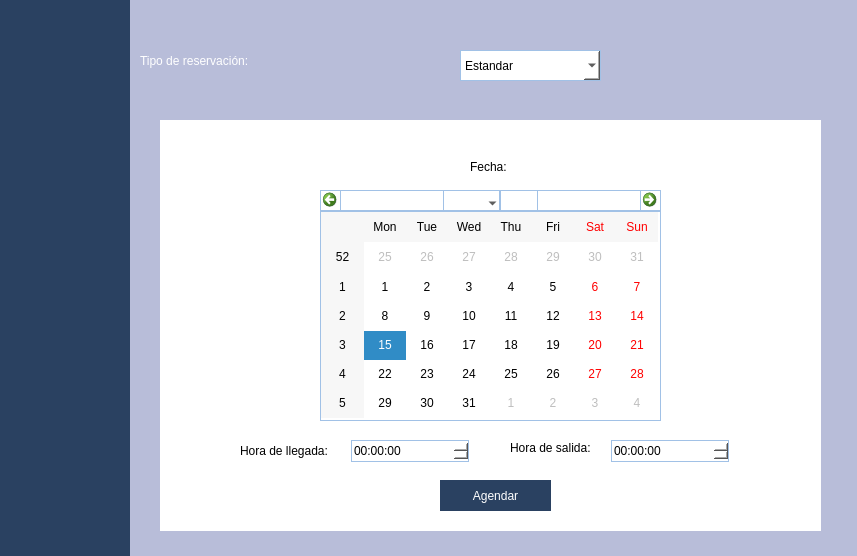
<?xml version="1.0" encoding="UTF-8"?>
<ui version="4.0">
 <class>Cliente</class>
 <widget class="QDialog" name="Cliente">
  <property name="geometry">
   <rect>
    <x>0</x>
    <y>0</y>
    <width>857</width>
    <height>556</height>
   </rect>
  </property>
  <property name="windowTitle">
   <string>Dialog</string>
  </property>
  <property name="styleSheet">
   <string notr="true">QDialog{
	background-color: #2A4161;
}</string>
  </property>
  <widget class="QPushButton" name="pushButton">
   <property name="geometry">
    <rect>
     <x>20</x>
     <y>30</y>
     <width>91</width>
     <height>81</height>
    </rect>
   </property>
   <property name="styleSheet">
    <string notr="true">QPushButton{
	background-color: rgba(0,0,0,0);
	border: none;
	image: url(:/img/img/calendar.png);
}

QPushButton:Hover{
	background-color: rgba(0,0,0,0);
	border: none;
	image: url(:/img/img/calendar_hover.png);
}</string>
   </property>
   <property name="text">
    <string/>
   </property>
   <property name="iconSize">
    <size>
     <width>150</width>
     <height>150</height>
    </size>
   </property>
  </widget>
  <widget class="QPushButton" name="pushButton_2">
   <property name="geometry">
    <rect>
     <x>20</x>
     <y>160</y>
     <width>91</width>
     <height>81</height>
    </rect>
   </property>
   <property name="styleSheet">
    <string notr="true">QPushButton{
	background-color: rgba(0,0,0,0);
	border: none;
	image: url(:/img/img/modificar.png);
}

QPushButton:Hover{
	background-color: rgba(0,0,0,0);
	border: none;
	image: url(:/img/img/modificar_hover.png);
}</string>
   </property>
   <property name="text">
    <string/>
   </property>
  </widget>
  <widget class="QPushButton" name="pushButton_3">
   <property name="geometry">
    <rect>
     <x>20</x>
     <y>284</y>
     <width>91</width>
     <height>81</height>
    </rect>
   </property>
   <property name="styleSheet">
    <string notr="true">QPushButton{
	background-color: rgba(0,0,0,0);
	border: none;
	image: url(:/img/img/estadoCuenta.png);
}

QPushButton:Hover{
	background-color: rgba(0,0,0,0);
	border: none;
	image: url(:/img/img/estadoCuenta_Hover.png);
}</string>
   </property>
   <property name="text">
    <string/>
   </property>
  </widget>
  <widget class="QStackedWidget" name="stackedWidget">
   <property name="geometry">
    <rect>
     <x>130</x>
     <y>0</y>
     <width>731</width>
     <height>561</height>
    </rect>
   </property>
   <property name="styleSheet">
    <string notr="true">background-color: #B8BDD9;</string>
   </property>
   <property name="currentIndex">
    <number>0</number>
   </property>
   <widget class="QWidget" name="page">
    <widget class="QLabel" name="label">
     <property name="geometry">
      <rect>
       <x>10</x>
       <y>40</y>
       <width>331</width>
       <height>41</height>
      </rect>
     </property>
     <property name="styleSheet">
      <string notr="true">background-color: rgba(0,0,0,0);
font: 75 30pt &quot;Corbel&quot;;
color: white;</string>
     </property>
     <property name="text">
      <string>Tipo de reservación:</string>
     </property>
    </widget>
    <widget class="QComboBox" name="comboBox">
     <property name="geometry">
      <rect>
       <x>330</x>
       <y>50</y>
       <width>141</width>
       <height>31</height>
      </rect>
     </property>
     <property name="styleSheet">
      <string notr="true">background-color: white;
border: 1px solid #A1C1E6;
font: 10pt &quot;Corbel&quot;;</string>
     </property>
     <item>
      <property name="text">
       <string>Estandar</string>
      </property>
     </item>
     <item>
      <property name="text">
       <string>Mensual</string>
      </property>
     </item>
    </widget>
    <widget class="QStackedWidget" name="stackedWidget_2">
     <property name="geometry">
      <rect>
       <x>0</x>
       <y>100</y>
       <width>721</width>
       <height>431</height>
      </rect>
     </property>
     <property name="currentIndex">
      <number>0</number>
     </property>
     <widget class="QWidget" name="Estandar">
      <widget class="QWidget" name="widget" native="true">
       <property name="geometry">
        <rect>
         <x>30</x>
         <y>20</y>
         <width>661</width>
         <height>421</height>
        </rect>
       </property>
       <property name="styleSheet">
        <string notr="true">QWidget{
	background-color: white;
}

QLabel{
	font: 12pt &quot;Corbel&quot;;
	color: black,
}

QLineEdit{
	border: 1px solid #A1C1E6;
}

QTimeEdit{
	border: 1px solid #A1C1E6;
	font: 10pt &quot;Corbel&quot;;
}

QCalendarWidget{
	border: 1px solid #A1C1E6;
}</string>
       </property>
       <widget class="QLabel" name="label_2">
        <property name="geometry">
         <rect>
          <x>80</x>
          <y>320</y>
          <width>121</width>
          <height>21</height>
         </rect>
        </property>
        <property name="text">
         <string>Hora de llegada:</string>
        </property>
       </widget>
       <widget class="QTimeEdit" name="timeEdit">
        <property name="geometry">
         <rect>
          <x>191</x>
          <y>320</y>
          <width>118</width>
          <height>22</height>
         </rect>
        </property>
       </widget>
       <widget class="QLabel" name="label_3">
        <property name="geometry">
         <rect>
          <x>350</x>
          <y>320</y>
          <width>101</width>
          <height>16</height>
         </rect>
        </property>
        <property name="text">
         <string>Hora de salida:</string>
        </property>
       </widget>
       <widget class="QTimeEdit" name="timeEdit_2">
        <property name="geometry">
         <rect>
          <x>451</x>
          <y>320</y>
          <width>118</width>
          <height>22</height>
         </rect>
        </property>
       </widget>
       <widget class="QCalendarWidget" name="calendarWidget">
        <property name="geometry">
         <rect>
          <x>160</x>
          <y>70</y>
          <width>341</width>
          <height>231</height>
         </rect>
        </property>
        <property name="styleSheet">
         <string notr="true">border: 1px solid #A1C1E6;</string>
        </property>
       </widget>
       <widget class="QLabel" name="label_4">
        <property name="geometry">
         <rect>
          <x>310</x>
          <y>40</y>
          <width>47</width>
          <height>13</height>
         </rect>
        </property>
        <property name="text">
         <string>Fecha:</string>
        </property>
       </widget>
       <widget class="QPushButton" name="pushButton_5">
        <property name="geometry">
         <rect>
          <x>280</x>
          <y>360</y>
          <width>111</width>
          <height>31</height>
         </rect>
        </property>
        <property name="styleSheet">
         <string notr="true">QPushButton{
	background-color: #2A4161;
	color: white;
	font: 10pt &quot;Corbel&quot;;
	border: none;
}

QPushButton:Hover{
	background-color: #C2C9F2;
}</string>
        </property>
        <property name="text">
         <string>Agendar</string>
        </property>
       </widget>
      </widget>
     </widget>
     <widget class="QWidget" name="Mensual">
      <widget class="QWidget" name="widget_2" native="true">
       <property name="geometry">
        <rect>
         <x>30</x>
         <y>20</y>
         <width>661</width>
         <height>421</height>
        </rect>
       </property>
       <property name="styleSheet">
        <string notr="true">QWidget{
	background-color: white;
}

QLabel{
	font: 12pt &quot;Corbel&quot;;
	color: black,
}

QLineEdit{
	border: 1px solid #A1C1E6;
}

QTimeEdit{
	border: 1px solid #A1C1E6;
	font: 10pt &quot;Corbel&quot;;
}

QCalendarWidget{
	border: 1px solid #A1C1E6;
}</string>
       </property>
       <widget class="QCalendarWidget" name="calendarWidget_2">
        <property name="geometry">
         <rect>
          <x>40</x>
          <y>120</y>
          <width>271</width>
          <height>191</height>
         </rect>
        </property>
        <property name="styleSheet">
         <string notr="true">border: 1px solid #A1C1E6;</string>
        </property>
       </widget>
       <widget class="QLabel" name="label_7">
        <property name="geometry">
         <rect>
          <x>150</x>
          <y>90</y>
          <width>47</width>
          <height>13</height>
         </rect>
        </property>
        <property name="text">
         <string>Inicia</string>
        </property>
       </widget>
       <widget class="QPushButton" name="pushButton_6">
        <property name="geometry">
         <rect>
          <x>280</x>
          <y>350</y>
          <width>111</width>
          <height>31</height>
         </rect>
        </property>
        <property name="styleSheet">
         <string notr="true">QPushButton{
	background-color: #2A4161;
	color: white;
	font: 10pt &quot;Corbel&quot;;
	border: none;
}

QPushButton:Hover{
	background-color: #C2C9F2;
}</string>
        </property>
        <property name="text">
         <string>Agendar</string>
        </property>
       </widget>
       <widget class="QLabel" name="label_5">
        <property name="geometry">
         <rect>
          <x>470</x>
          <y>90</y>
          <width>61</width>
          <height>16</height>
         </rect>
        </property>
        <property name="text">
         <string>Finaliza</string>
        </property>
       </widget>
       <widget class="QCalendarWidget" name="calendarWidget_3">
        <property name="geometry">
         <rect>
          <x>360</x>
          <y>120</y>
          <width>271</width>
          <height>191</height>
         </rect>
        </property>
        <property name="styleSheet">
         <string notr="true">border: 1px solid #A1C1E6;</string>
        </property>
       </widget>
      </widget>
     </widget>
    </widget>
   </widget>
   <widget class="QWidget" name="page_2"/>
  </widget>
  <widget class="QPushButton" name="pushButton_4">
   <property name="geometry">
    <rect>
     <x>30</x>
     <y>460</y>
     <width>75</width>
     <height>71</height>
    </rect>
   </property>
   <property name="styleSheet">
    <string notr="true">QPushButton{
	background-color: rgba(0,0,0,0);
	border: none;
	image: url(:/img/img/logout.png);
}

QPushButton:Hover{
	background-color: rgba(0,0,0,0);
	border: none;
	image: url(:/img/img/logout_hover.png);
}</string>
   </property>
   <property name="text">
    <string/>
   </property>
  </widget>
 </widget>
 <resources/>
 <connections/>
</ui>
